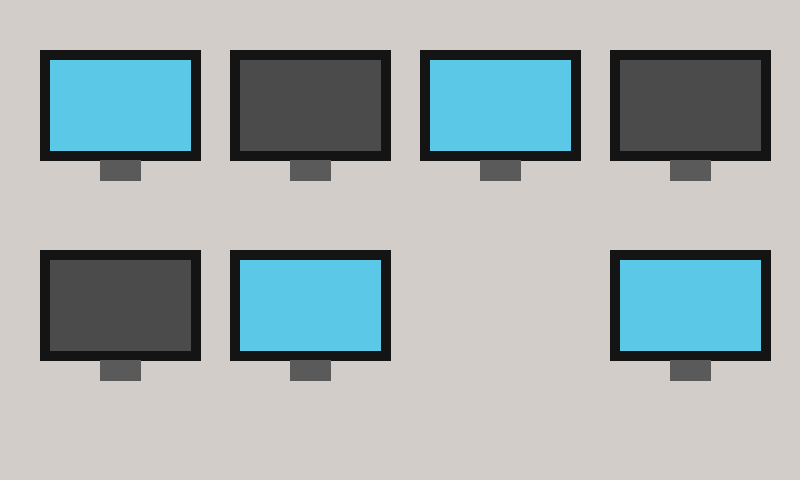
#> input picture lab6/demo_lab.png, 800 x 480 px
$ python task1_screen_detection_hough.py --image demo_lab.png
#> lines starting #> are read from the running program, lines starting #| are printed output that depends on the picture; after the words box and inside, x2 and y2 are one past the last pixel; in counts of white or black regions, pixels touching at a corner belong together
import argparse
import os
import cv2
import numpy as np


def make_demo_image(path):
    img = np.full((480, 800, 3), (200, 205, 210), np.uint8)
    sw, sh = 140, 90
    for r in range(2):
        for c in range(4):
            if r == 1 and c == 2:
                continue
            x, y = 50 + c * 190, 60 + r * 200
            cv2.rectangle(img, (x - 10, y - 10), (x + sw + 10, y + sh + 10), (20, 20, 20), -1)
            on = (r + c) % 2 == 0
            cv2.rectangle(img, (x, y), (x + sw, y + sh), (230, 200, 90) if on else (75, 75, 75), -1)
            cv2.rectangle(img, (x + 50, y + sh + 10), (x + 90, y + sh + 30), (90, 90, 90), -1)
    cv2.imwrite(path, img)


def detect_screens(img, min_area=1500, max_area_frac=0.2, on_thresh=110):
    gray = cv2.cvtColor(img, cv2.COLOR_BGR2GRAY)
    blur = cv2.GaussianBlur(gray, (5, 5), 0)
    edges = cv2.Canny(blur, 50, 150)
    lines = cv2.HoughLinesP(edges, 1, np.pi / 180, threshold=30, minLineLength=30, maxLineGap=25)

    mask = np.zeros_like(gray)
    kept = []
    if lines is not None:
        for x1, y1, x2, y2 in lines.reshape(-1, 4):
            ang = abs(np.degrees(np.arctan2(y2 - y1, x2 - x1)))
            if ang < 10 or ang > 170 or abs(ang - 90) < 10:
                L = max(np.hypot(x2 - x1, y2 - y1), 1)
                dx, dy = (x2 - x1) / L * 25, (y2 - y1) / L * 25
                cv2.line(mask, (int(x1 - dx), int(y1 - dy)), (int(x2 + dx), int(y2 + dy)), 255, 3)
                kept.append((x1, y1, x2, y2))
    mask = cv2.morphologyEx(mask, cv2.MORPH_CLOSE, np.ones((17, 17), np.uint8))

    # regions enclosed by the detected lines
    n, _, stats, _ = cv2.connectedComponentsWithStats(cv2.bitwise_not(mask), connectivity=4)
    H, W = gray.shape
    screens = []
    for i in range(1, n):
        x, y, w, h, a = stats[i]
        if x == 0 or y == 0 or x + w >= W or y + h >= H:
            continue
        if a < min_area or a > max_area_frac * H * W:
            continue
        if a / float(w * h) < 0.75 or not (1.0 <= w / float(h) <= 2.5):
            continue
        b = float(gray[y + 3:y + h - 3, x + 3:x + w - 3].mean())
        screens.append({"box": (x, y, w, h), "brightness": b, "status": "ON" if b > on_thresh else "OFF"})
    return screens, kept


def find_missing(screens, tol=0.5):
    if not screens:
        return []
    cs = sorted(((s["box"][0] + s["box"][2] / 2, s["box"][1] + s["box"][3] / 2, s["box"][3]) for s in screens),
                key=lambda t: t[1])
    rows, med_h = [], np.median([c[2] for c in cs])
    for c in cs:
        if rows and abs(c[1] - np.mean([r[1] for r in rows[-1]])) < tol * med_h:
            rows[-1].append(c)
        else:
            rows.append([c])
    ref = max(rows, key=len)
    ref_x = sorted(c[0] for c in ref)
    tol_x = 0.5 * np.median(np.diff(ref_x)) if len(ref_x) > 1 else 50
    missing = []
    for ri, row in enumerate(rows):
        xs = [c[0] for c in row]
        for rx in ref_x:
            if not any(abs(rx - x) < tol_x for x in xs):
                missing.append((ri + 1, int(rx), int(np.mean([c[1] for c in row]))))
    return missing


def main():
    ap = argparse.ArgumentParser()
    ap.add_argument("--image")
    ap.add_argument("--demo", action="store_true")
    ap.add_argument("--out", default="results")
    ap.add_argument("--show", action="store_true")
    a = ap.parse_args()
    os.makedirs(a.out, exist_ok=True)
    if a.demo or not a.image:
        a.image = os.path.join(a.out, "demo_lab.png")
        make_demo_image(a.image)
    img = cv2.imread(a.image)
#> img is the input picture: shape (480, 800, 3); mean B, G, R 173.3, 172.6, 161.2
    if img is None:
        raise SystemExit("Could not read image")

    screens, lines = detect_screens(img)
#> in detect_screens, `gray = cv2.cvtColor(img, cv2.COLOR_BGR2GRAY)`:
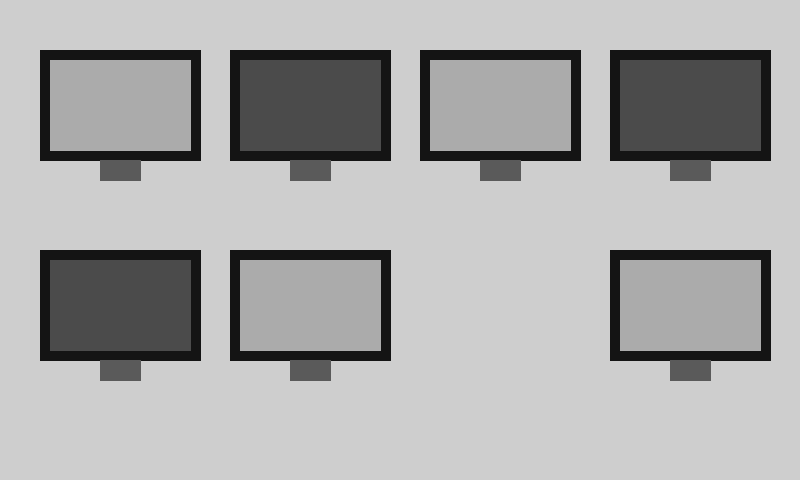
#> gray: shape (480, 800); min 20, max 206, mean 169.4
#> in detect_screens, `edges = cv2.Canny(blur, 50, 150)`:
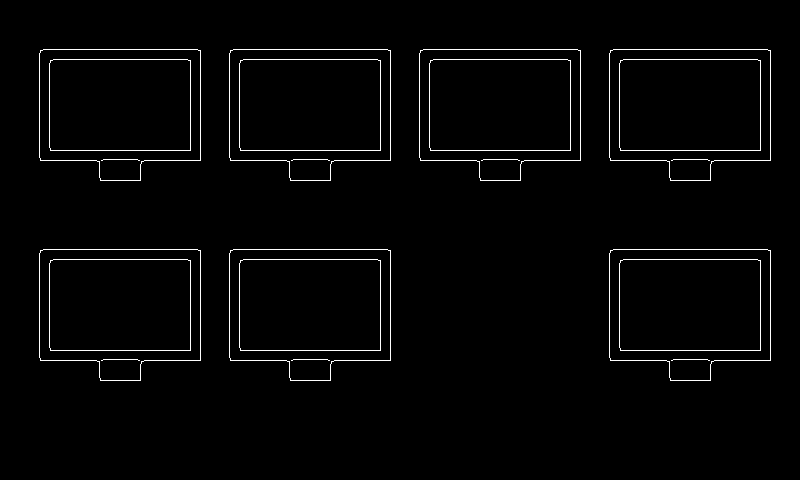
#> edges: shape (480, 800); 2% white in thin lines or dots, all inside (x1, y1, x2, y2) = (39, 49, 771, 381)
#> in detect_screens, `lines = cv2.HoughLinesP(edges, 1, np.pi / 180, threshold=30, minLineLe..`: lines = 89 rows, first 6: [39, 150, 200, 150], [613, 49, 767, 49], [40, 160, 102, 160], [613, 249, 767, 249], [39, 350, 200, 350], [39, 59, 200, 59]
#> the loop in detect_screens, `for x1, y1, x2, y2 in lines.reshape(-1, 4):` made 89 passes
#> (x1, y1, x2, y2, ang, L, dx, dy) on passes 1 to 12: (39, 150, 200, 150, 0, 161, 25, 0), (613, 49, 767, 49, 0, 154, 25, 0), (40, 160, 102, 160, 0, 62, 25, 0), (613, 249, 767, 249, 0, 154, 25, 0), (39, 350, 200, 350, 0, 161, 25, 0), (39, 59, 200, 59, 0, 161, 25, 0), (328, 360, 390, 360, 0, 62, 25, 0), (229, 259, 390, 259, 0, 161, 25, 0), (390, 359, 390, 250, 90, 109, 0, -25), (770, 360, 770, 250, 90, 110, 0, -25), (609, 357, 609, 253, 90, 104, 0, -25), (380, 350, 380, 249, 90, 101, 0, -25)
#> (ang, L, dx, dy) on passes 61 to 66: (0, 56, 25, 0), (1.94, 59.03, 24.99, 0.847), (90, 56, 0, 25), (89.03, 59.01, 0.424, -25), (0, 45, 25, 0), (0, 34, 25, 0)
#> after the loop in detect_screens, `for x1, y1, x2, y2 in lines.reshape(-1, 4):`:
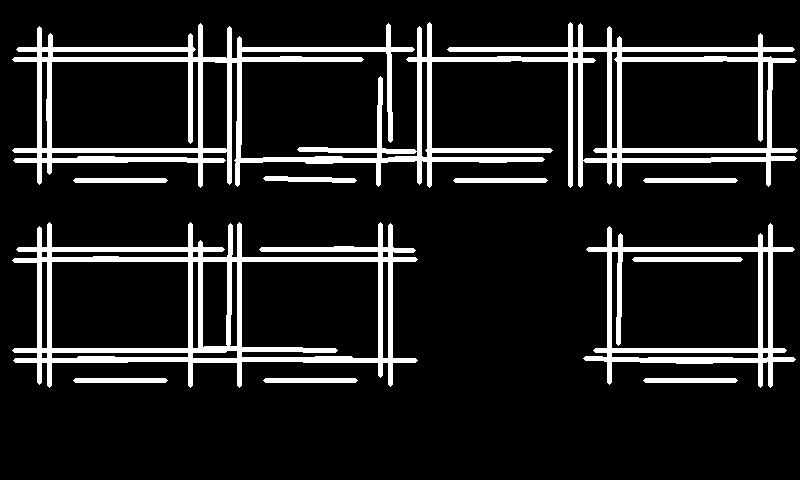
#> mask: shape (480, 800); 12.4% white; 11 white regions, largest, box (x1, y1, x2, y2) and area: (12, 22, 798, 188) 24787, (12, 222, 418, 388) 13076, (583, 223, 796, 388) 5825
#> after the loop in detect_screens, `for x1, y1, x2, y2 in lines.reshape(-1, 4):`: kept = 89 items, first 6: (39, 150, 200, 150), (613, 49, 767, 49), (40, 160, 102, 160), (613, 249, 767, 249), (39, 350, 200, 350), (39, 59, 200, 59)
#> in detect_screens, `mask = cv2.morphologyEx(mask, cv2.MORPH_CLOSE, np.ones((17, 17), np.ui..`:
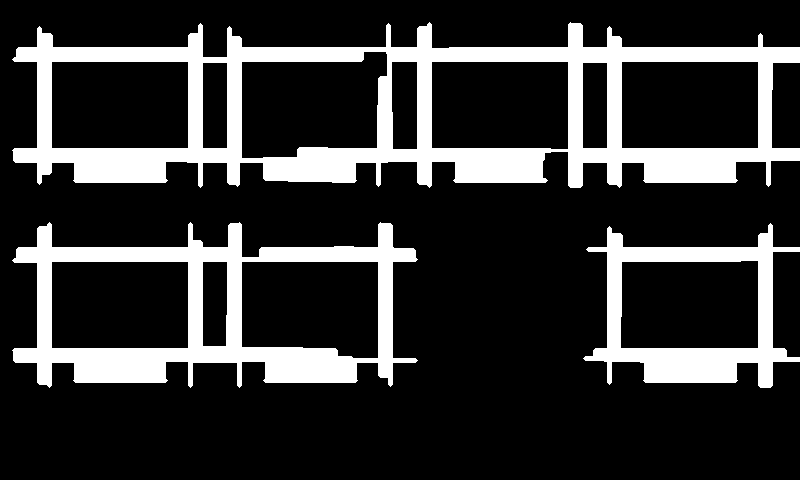
#> mask: shape (480, 800); 19.9% white; 3 white regions, box (x1, y1, x2, y2) and area: (12, 22, 800, 188) 43248, (12, 222, 418, 388) 22280, (583, 223, 800, 388) 11036
#> in detect_screens, `n, _, stats, _ = cv2.connectedComponentsWithStats(cv2.bitwise_not(mask..`: n = 15; stats = 15 rows, first 6: [12, 22, 788, 366, 76564], [0, 0, 800, 480, 211113], [242, 52, 145, 106, 12501], [52, 62, 136, 86, 11696], [392, 62, 25, 87, 2138], [432, 62, 136, 87, 11713]
#> the loop in detect_screens, `for i in range(1, n):` made 14 passes
#> (x, y, w, h, a) on passes 1, 4, 7, 8, 9, 10, 13: (0, 0, 800, 480, 211113), (392, 62, 25, 87, 2138), (203, 63, 24, 85, 2040), (583, 63, 24, 85, 2040), (772, 63, 28, 85, 2353), (773, 252, 27, 105, 2712), (203, 262, 24, 84, 1985)
#> (x, y, w, h, a, b) on passes 2, 3, 5, 6, 11, 12: (242, 52, 145, 106, 12501, 68.97), (52, 62, 136, 86, 11696, 171), (432, 62, 136, 87, 11713, 171), (622, 62, 136, 86, 11696, 75), (621, 261, 137, 87, 11744, 171), (52, 262, 136, 86, 11696, 75)
#> after the loop in detect_screens, `for i in range(1, n):`: screens = 7 items
#> screens = 7 items; lines has the same summary as kept in detect_screens
    missing = find_missing(screens)
#> in find_missing, `cs = sorted(((s["box"][0] + s["box"][2] / 2, s["box"][1] + s["box"][3]..`: cs = [(314.5, 105, 106), (120, 105, 86), (690, 105, 86), (500, 105.5, 87), (689.5, 304.5, 87), (120, 305, 86), (310, 310, 96)]
#> in find_missing, `rows, med_h = [], np.median([c[2] for c in cs])`: rows = []; med_h = 87
#> the loop in find_missing, `for c in cs:` made 7 passes
#> after the loop in find_missing, `for c in cs:`: rows = [[(314.5, 105, 106), (120, 105, 86), (690, 105, 86), (500, 105.5, 87)], [(689.5, 304.5, 87), (120, 305, 86), (310, 310, 96)]]
#> in find_missing, `ref = max(rows, key=len)`: ref = [(314.5, 105, 106), (120, 105, 86), (690, 105, 86), (500, 105.5, 87)]
#> in find_missing, `ref_x = sorted(c[0] for c in ref)`: ref_x = [120, 314.5, 500, 690]
#> in find_missing, `tol_x = 0.5 * np.median(np.diff(ref_x)) if len(ref_x) > 1 else 50`: tol_x = 95
#> the loop in find_missing, `for ri, row in enumerate(rows):` made 2 passes
#> (ri, xs) on pass 1: (0, [314.5, 120, 690, 500])
#> (ri, row, xs) on pass 2: (1, [(689.5, 304.5, 87), (120, 305, 86), (310, 310, 96)], [689.5, 120, 310])
#> after the loop in find_missing, `for ri, row in enumerate(rows):`: missing = [(2, 500, 306)]
#> missing = [(2, 500, 306)]

    out = img.copy()
    for x1, y1, x2, y2 in lines:
        cv2.line(out, (x1, y1), (x2, y2), (0, 255, 255), 1)
#> this loop made 89 passes
#> (x1, y1, x2, y2) on passes 1 to 12: (39, 150, 200, 150), (613, 49, 767, 49), (40, 160, 102, 160), (613, 249, 767, 249), (39, 350, 200, 350), (39, 59, 200, 59), (328, 360, 390, 360), (229, 259, 390, 259), (390, 359, 390, 250), (770, 360, 770, 250), (609, 357, 609, 253), (380, 350, 380, 249)
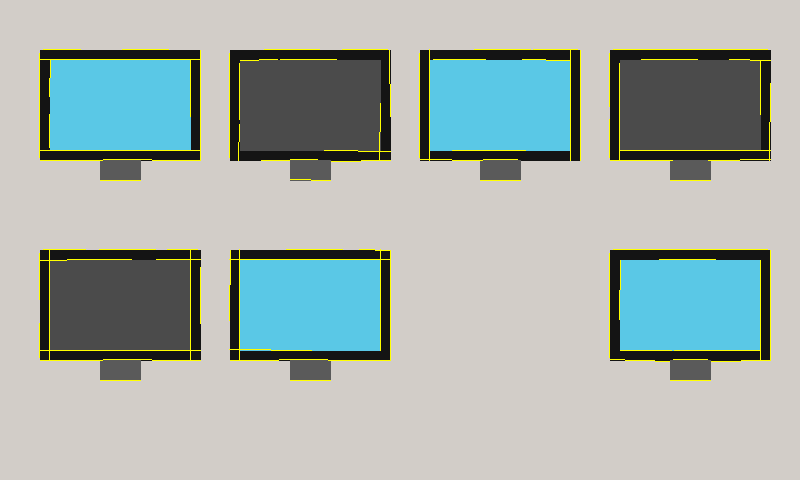
#> out: shape (480, 800, 3); 1.63% of pixels changed, all inside (x1, y1, x2, y2) = (39, 49, 771, 381)
    for s in screens:
        x, y, w, h = s["box"]
        col = (0, 200, 0) if s["status"] == "ON" else (0, 0, 255)
        cv2.rectangle(out, (x, y), (x + w, y + h), col, 3)
        cv2.putText(out, s["status"], (x + 5, y + 20), cv2.FONT_HERSHEY_SIMPLEX, 0.7, col, 2)
#> this loop made 7 passes
#> (x, y, w, h, col) on passes 1 to 7: (242, 52, 145, 106, (0, 0, 255)), (52, 62, 136, 86, (0, 200, 0)), (432, 62, 136, 87, (0, 200, 0)), (622, 62, 136, 86, (0, 0, 255)), (621, 261, 137, 87, (0, 200, 0)), (52, 262, 136, 86, (0, 0, 255)), (242, 262, 136, 96, (0, 200, 0))
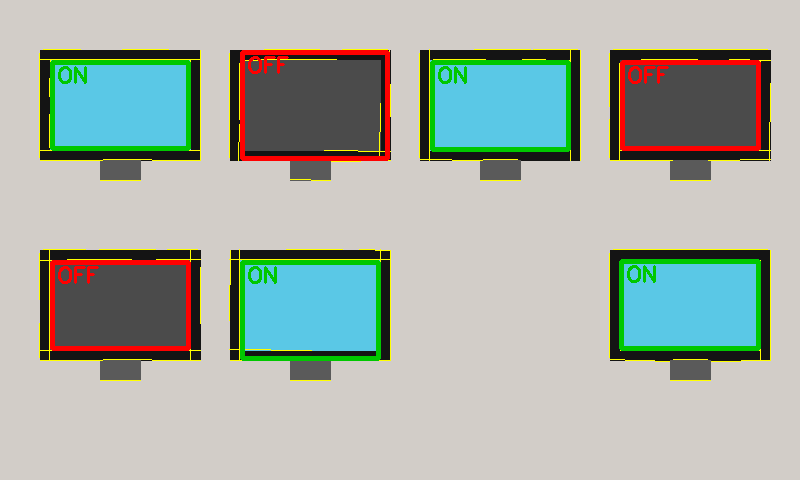
#> out: shape (480, 800, 3); 4.66% of pixels changed, all inside (x1, y1, x2, y2) = (50, 50, 761, 361)
    for row, cx, cy in missing:
        cv2.putText(out, "MISSING", (cx - 45, cy), cv2.FONT_HERSHEY_SIMPLEX, 0.8, (255, 0, 255), 2)
        cv2.circle(out, (cx, cy), 8, (255, 0, 255), -1)
#> this loop made 1 pass
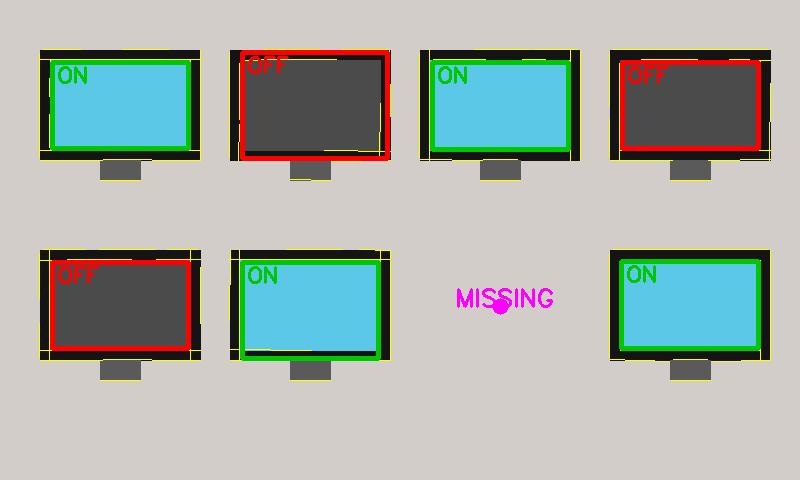
#> out: shape (480, 800, 3); 0.27% of pixels changed, all inside (x1, y1, x2, y2) = (457, 288, 553, 315)

    print(f"Screens detected: {len(screens)} | ON: {sum(s['status']=='ON' for s in screens)} "
          f"| OFF: {sum(s['status']=='OFF' for s in screens)}")
#| Screens detected: 7 | ON: 4 | OFF: 3
    for row, cx, cy in missing:
        print(f"Anomaly: missing screen in row {row} near x={cx}")
    cv2.imwrite(os.path.join(a.out, "task1_result.png"), out)
    if a.show:
        cv2.imshow("Screens", out); cv2.waitKey(0); cv2.destroyAllWindows()


if __name__ == "__main__":
    main()
